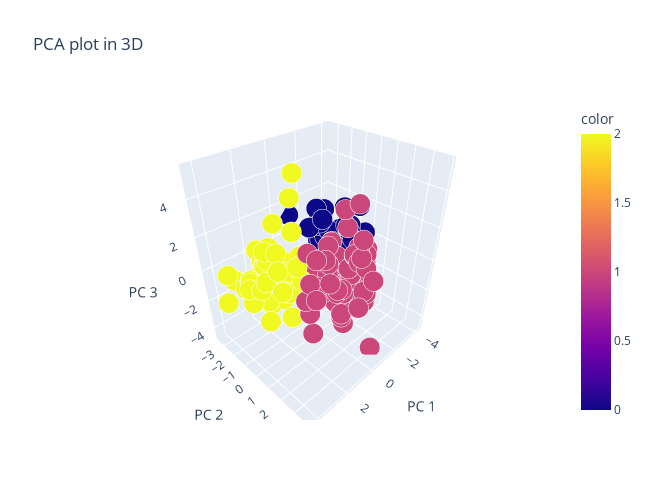

Notebook source saved alongside this figure:
### Markdown cell above
### PCA con 3 componentes
Esto nos va a permitir visualizar el resultado de el algoritmo de K-means en 3 dimensiones.

### Code cell
# PCA con 3 componentes
pca = PCA(n_components=3, random_state=0)
components = pca.fit_transform(X)

# 3D scatterplot
fig = px.scatter_3d(
    components,
    x=0, y=1, z=2,
    color=clusters,
    size=0.1*np.ones(len(X)),
    opacity = 1,
    title='PCA plot in 3D',
    labels={'0': 'PC 1', '1': 'PC 2', '2': 'PC 3'},
    width=650, height=500
)
fig.show()

### Figure 1 — Plotly figure (JSON) as saved in the notebook; plotly's stock layout.template omitted (floating-point values rounded to 4 significant figures; data arrays with more than 128 entries replaced by an {"elided": "..."} marker saying what was removed)
{"data": [{"hovertemplate": "PC 1=%{x}<br>PC 2=%{y}<br>PC 3=%{z}<br>size=%{marker.size}<br>color=%{marker.color}<extra></extra>", "legendgroup": "", "marker": {"color": {"elided": "178 int values"}, "coloraxis": "coloraxis", "opacity": 1, "size": {"elided": "178 float values"}, "sizemode": "area", "sizeref": 0.00025, "symbol": "circle"}, "mode": "markers", "name": "", "scene": "scene", "showlegend": false, "type": "scatter3d", "x": {"elided": "178 float values"}, "y": {"elided": "178 float values"}, "z": {"elided": "178 float values"}}], "layout": {"coloraxis": {"colorbar": {"title": {"text": "color"}}, "colorscale": [[0, "#0d0887"], [0.1111, "#46039f"], [0.2222, "#7201a8"], [0.3333, "#9c179e"], [0.4444, "#bd3786"], [0.5556, "#d8576b"], [0.6667, "#ed7953"], [0.7778, "#fb9f3a"], [0.8889, "#fdca26"], [1, "#f0f921"]]}, "height": 500, "legend": {"itemsizing": "constant", "tracegroupgap": 0}, "scene": {"domain": {"x": [0, 1], "y": [0, 1]}, "xaxis": {"title": {"text": "PC 1"}}, "yaxis": {"title": {"text": "PC 2"}}, "zaxis": {"title": {"text": "PC 3"}}}, "title": {"text": "PCA plot in 3D"}, "width": 650}}
